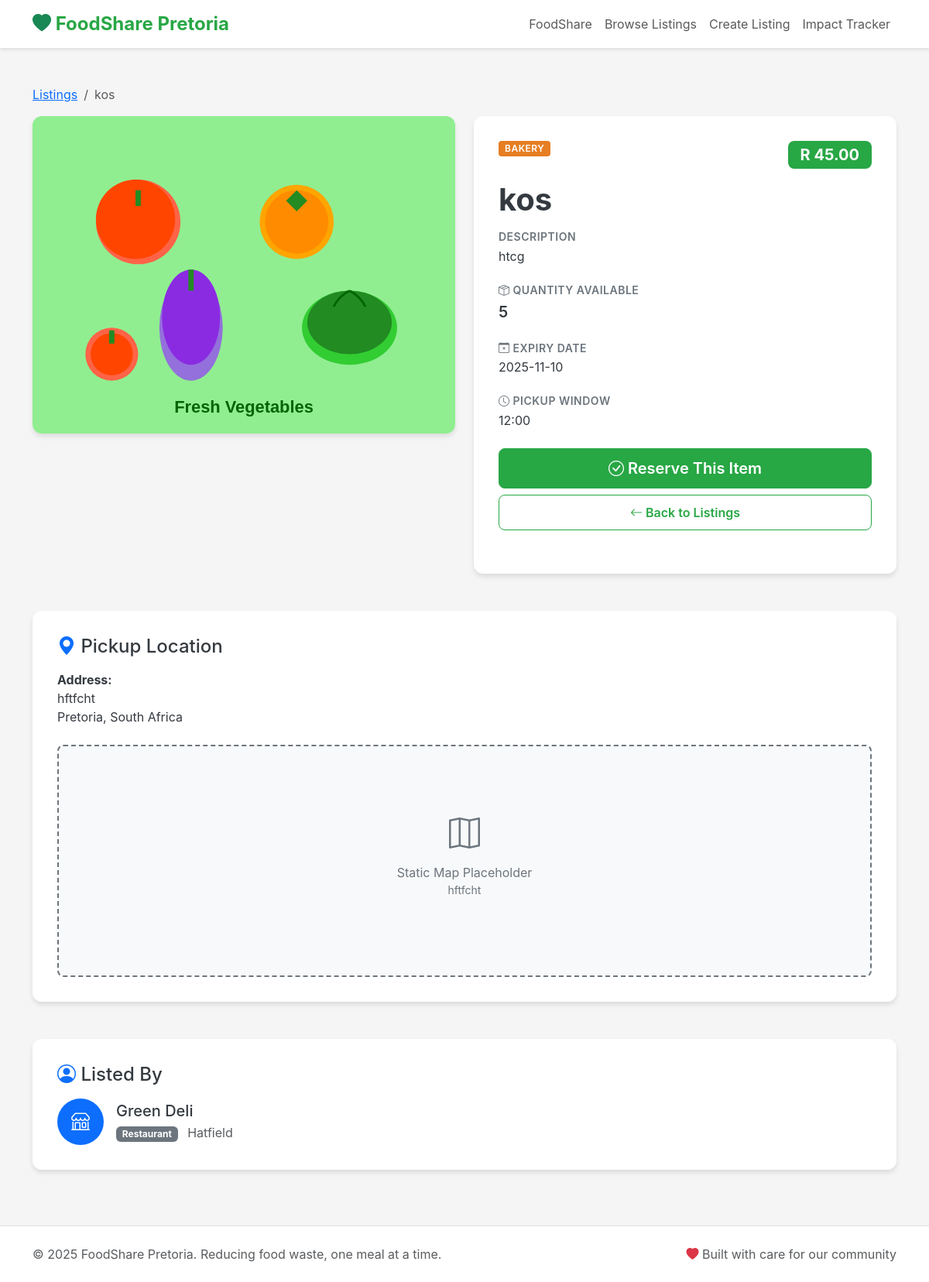
Page /listing/5 on the committed database.
### tables this page shows
CREATE TABLE listings (
    id INTEGER PRIMARY KEY AUTOINCREMENT,
    title TEXT NOT NULL,
    description TEXT,
    quantity TEXT,
    price REAL DEFAULT 0.0,
    is_free INTEGER DEFAULT 0, -- 0 false, 1 true
    expiry_date TEXT, -- ISO date YYYY-MM-DD
    pickup_window TEXT, -- human readable e.g., "17:00 - 20:00"
    address TEXT,
    category TEXT,
    image_url TEXT,
    listed_by INTEGER,
    created_at TEXT DEFAULT CURRENT_TIMESTAMP,
    FOREIGN KEY (listed_by) REFERENCES users (id)
);

CREATE TABLE users (
    id INTEGER PRIMARY KEY AUTOINCREMENT,
    name TEXT NOT NULL,
    email TEXT UNIQUE,
    role TEXT CHECK(role IN ('individual','charity','restaurant','shop')) NOT NULL,
    location TEXT
);

### app.py (the view)
@app.route('/listing/<int:id>')
def listing_detail(id):
    conn = get_db_connection()
    listing = conn.execute('''
        SELECT
            l.*,
            u.name AS owner_name,
            u.role AS owner_role,
            u.location AS owner_location,
            r.expires_at AS reservation_expires_at,
            r.reserved_by
        FROM listings l
        LEFT JOIN users u ON l.listed_by = u.id
        LEFT JOIN reservations r ON l.id = r.listing_id
            AND r.expires_at > datetime('now')
        WHERE l.id = ?
    ''', (id,)).fetchone()
    conn.close()
    if listing is None:
        abort(404)
    listing_dict = dict(listing)
    owner = {
        'name': listing_dict['owner_name'],
        'role': listing_dict['owner_role'],
        'location': listing_dict['owner_location']
    }
    reservation = None
    if listing_dict['reservation_expires_at']:
        reservation = {
            'expires_at': listing_dict['reservation_expires_at'],
            'reserved_by': listing_dict['reserved_by']
        }
    return render_template('listing.html', listing=listing_dict, owner=owner, reservation=reservation)

### app.py (called while the page is built)
def get_db_connection():
    conn = sqlite3.connect(DATABASE)
    conn.row_factory = sqlite3.Row  # Access columns by name
    return conn

### templates/listing.html (shortened to what this page needs)
{% extends "base.html" %}
{% block content %}
    <main class="container my-5">
        <nav aria-label="Breadcrumb">
            <ol class="breadcrumb">
                <li class="breadcrumb-item"><a href="{{ url_for('browse_listings') }}">Listings</a></li>
                <li class="breadcrumb-item active" aria-current="page">{{ listing.title }}</li>
            </ol>
        </nav>
        <div class="row">
            <div class="col-lg-6 mb-4">
                <figure>
                    <img src="{{ url_for('static', filename=listing.image_url) }}" class="detail-image" alt="{{ listing.title }}">
                </figure>
            </div>
            <div class="col-lg-6">
                <article class="detail-section">
                    <div class="d-flex justify-content-between align-items-start mb-3">
                        <span class="badge badge-category {{ listing.category|lower|replace(' ', '-') }}">{{ listing.category }}</span>
                        {% if listing.is_free %}
                        <span class="badge badge-free">FREE</span>
                        {% else %}
                        <span class="badge badge-price">R {{ "%.2f"|format(listing.price) }}</span>
                        {% endif %}
                    </div>
                    <h1 class="display-6 fw-bold mb-3">{{ listing.title }}</h1>
                    <section class="mb-4">
                        <h2 class="detail-label">Description</h2>
                        <p class="detail-value">{{ listing.description }}</p>
                    </section>
                    <section class="mb-4">
                        <h2 class="detail-label"><i class="bi bi-box-seam"></i> Quantity Available</h2>
                        <p class="detail-value fs-5 fw-semibold">{{ listing.quantity }}</p>
                    </section>
                    <section class="mb-4">
                        <h2 class="detail-label"><i class="bi bi-calendar-x"></i> Expiry Date</h2>
                        <p class="detail-value">{{ listing.expiry_date }}</p>
                    </section>
                    <section class="mb-4">
                        <h2 class="detail-label"><i class="bi bi-clock"></i> Pickup Window</h2>
                        <p class="detail-value">{{ listing.pickup_window }}</p>
                    </section>
                    <div class="d-grid gap-2 mb-4">
                        {% if reservation %}
                        <button class="btn btn-primary btn-lg" type="button" disabled aria-disabled="true">
                            <i class="bi bi-lock"></i> Currently Reserved
                        </button>
                        {% else %}
                        <form action="{{ url_for('reserve_listing', id=listing.id) }}" method="POST">
                            <button class="btn btn-primary btn-lg w-100" type="submit">
                                <i class="bi bi-check-circle"></i> Reserve This Item
                            </button>
                        </form>
                        {% endif %}
                        <a href="{{ url_for('browse_listings') }}" class="btn btn-outline-primary">
                            <i class="bi bi-arrow-left"></i> Back to Listings
                        </a>
                    </div>
                </article>
            </div>
        </div>
        <div class="row mt-4">
            <div class="col-12">
                <section class="detail-section">
                    <h2 class="h4 mb-3"><i class="bi bi-geo-alt-fill text-primary"></i> Pickup Location</h2>
                    <address class="mb-4">
                        <strong>Address:</strong><br>
                        {{ listing.address }}<br>
                        Pretoria, South Africa
                    </address>
                    <div class="map-placeholder">
                        <div class="text-center">
                            <i class="bi bi-map fs-1"></i>
                            <p class="mt-2 mb-0">Static Map Placeholder</p>
                            <p class="small">{{ listing.address }}</p>
                        </div>
                    </div>
                </section>
            </div>
        </div>
        <div class="row mt-4">
            <div class="col-12">
                <section class="detail-section">
                    <h2 class="h4 mb-3"><i class="bi bi-person-circle text-primary"></i> Listed By</h2>
                    <div class="d-flex align-items-center">
                        <div class="bg-primary text-white rounded-circle d-flex align-items-center justify-content-center me-3" style="width: 60px; height: 60px; font-size: 24px;" aria-hidden="true">
                            {% if owner.role == 'restaurant' %}
                            <i class="bi bi-shop"></i>
                            {% elif owner.role == 'shop' %}
                            <i class="bi bi-cart3"></i>
                            {% elif owner.role == 'charity' %}
                            <i class="bi bi-heart"></i>
                            {% else %}
                            <i class="bi bi-person"></i>
                            {% endif %}
                        </div>
                        <div>
                            <h3 class="h5 mb-1">{{ owner.name }}</h3>
                            <p class="text-muted mb-0">
                                <span class="badge bg-secondary">{{ owner.role|capitalize }}</span>
                                {% if owner.location %}
                                <span class="ms-2">{{ owner.location }}</span>
                                {% endif %}
                            </p>
                        </div>
                    </div>
                </section>
            </div>
        </div>
    </main>
{% endblock %}

### static/css/styles.css (style rules this page uses)
:root { --fs-primary: #28a745; --fs-primary-dark: #218838; --fs-secondary: #6c757d; --fs-danger: #dc3545; --fs-warning: #ffc107; --fs-info: #17a2b8; --fs-light: #f8f9fa; --fs-dark: #343a40; --fs-free-badge: #28a745; --fs-reserved-badge: #ffc107; --fs-card-shadow: 0 4px 6px rgba(0, 0, 0, 0.1); --fs-card-hover-shadow: 0 8px 16px rgba(0, 0, 0, 0.15); }
body { font-family: -apple-system, BlinkMacSystemFont, "Segoe UI", Roboto, "Helvetica Neue", Arial, sans-serif; color: var(--fs-dark); background-color: #f5f5f5; }
.badge-price { background-color: var(--fs-primary); color: white; font-size: 1.25rem; font-weight: 700; padding: 0.5rem 1rem; border-radius: 0.5rem; }
.badge-category { background-color: var(--fs-info); color: white; font-size: 0.75rem; font-weight: 600; padding: 0.25rem 0.5rem; border-radius: 0.25rem; text-transform: uppercase; letter-spacing: 0.5px; }
.badge-category.bakery { background-color: #e67e22; }
.detail-image { width: 100%; max-height: 500px; object-fit: cover; border-radius: 0.75rem; box-shadow: var(--fs-card-shadow); }
.detail-section { background: white; padding: 2rem; border-radius: 0.75rem; box-shadow: var(--fs-card-shadow); margin-bottom: 1.5rem; }
.detail-label { font-weight: 600; color: var(--fs-secondary); font-size: 0.875rem; text-transform: uppercase; letter-spacing: 0.5px; margin-bottom: 0.25rem; }
.detail-value { font-size: 1rem; color: var(--fs-dark); margin-bottom: 1rem; }
.map-placeholder { width: 100%; height: 300px; background-color: var(--fs-light); border-radius: 0.5rem; display: flex; align-items: center; justify-content: center; color: var(--fs-secondary); border: 2px dashed var(--fs-secondary); }
.btn-primary { background-color: var(--fs-primary); border-color: var(--fs-primary); font-weight: 600; padding: 0.625rem 1.5rem; border-radius: 0.5rem; }
.btn-outline-primary { color: var(--fs-primary); border-color: var(--fs-primary); font-weight: 600; padding: 0.625rem 1.5rem; border-radius: 0.5rem; }

### rows in the picture
listings: title "kos", image_url (picture), category "BAKERY", price "45.00", description "htcg", quantity "5", expiry_date "2025-11-10", pickup_window "12:00", address "hftfcht"
users: name "Green Deli", role "Restaurant", location "Hatfield"
